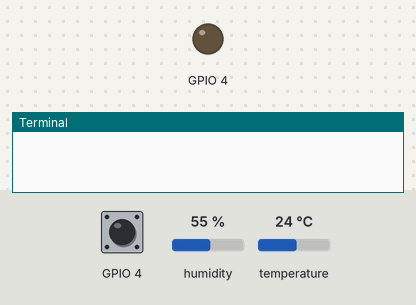
Recording of a program running on a simulated Raspberry Pi (BCM pin numbers). On the bench: output pins drawn as LEDs (lit = HIGH), the last lines printed to the terminal. The test bench sets the inputs (shaded band); at power-on: GPIO 4 LOW, humidity 55 %, temperature 24 °C. Databases and web services accept everything at once and return nothing; the interpreter's speed is modelled, so counts of loop turns are approximate; the clock reads 2024-03-15 10:24:30 at power-on unless the program sets it; library files of the repository ran but are not shown: dht11.py.

Above: at 0.1 s.
At 1.2 s:
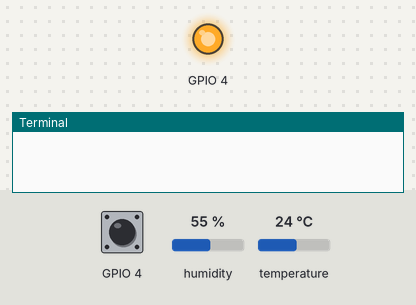
1.3 s: GPIO 4 pulsed HIGH 2 times (0.12 s each, 0.3 s apart)
At 3.9 s:
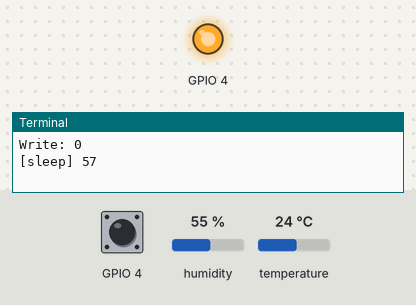
Timing chart, 0 to 5.4 s (numbered marks = the images above; inputs shaded):
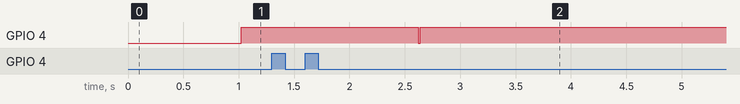

The program:

thmonitor-influx.py
```python
#!env python3
# -*- coding:utf-8 -*-

# 温湿度监控

import time
import sensor.dht11 as dht11
from socket import socket
from influxdb import InfluxDBClient
import time
import traceback
import os

INFLUX_HOST = os.getenv("INFLUX_HOST")
INFLUX_PORT = os.getenv("INFLUX_PORT")
INFLUX_USER = os.getenv("INFLUX_USER")
INFLUX_PASS = os.getenv("INFLUX_PASS")
INFLUX_DATABASE = os.getenv("INFLUX_DATABASE")
INFLUX_TABLE_TEMPERATURE = os.getenv("INFLUX_TABLE_TEMPERATURE")
INFLUX_TABLE_HUMIDITY = os.getenv("INFLUX_TABLE_HUMIDITY")

sensor_dht11 = dht11.Dht11(4)

while (True) :
    try:
        timestamp = int(time.time())
        th = sensor_dht11.show(10)

        if th.temperature_show and th.humidity_show :
            client = InfluxDBClient(INFLUX_HOST, INFLUX_PORT, INFLUX_USER, INFLUX_PASS, INFLUX_DATABASE)
            result = client.write_points([{
                "measurement": INFLUX_TABLE_TEMPERATURE,
                "fields": {"value": th.temperature_show}
            },
            {
                "measurement": INFLUX_TABLE_HUMIDITY,
                "fields": {"value": th.humidity_show}
            }])
            print("Write: %s" % result)
        else :
            print("Empty")

    except Exception as e:
        print(e)
        traceback.print_exc()
        pass

    finally :
        ''' 一分后再处理 '''
        current_time = int(time.time())
        next_time = max(current_time, timestamp + 60)
        sleep_time = next_time - current_time
        if (sleep_time > 0) :
            print("[sleep] %u" % sleep_time)
            time.sleep(sleep_time)
```

Measured:
- after the input at 1.3 s, GPIO 4: HIGH → LOW after 1.3 s, → HIGH 0.02 s later
